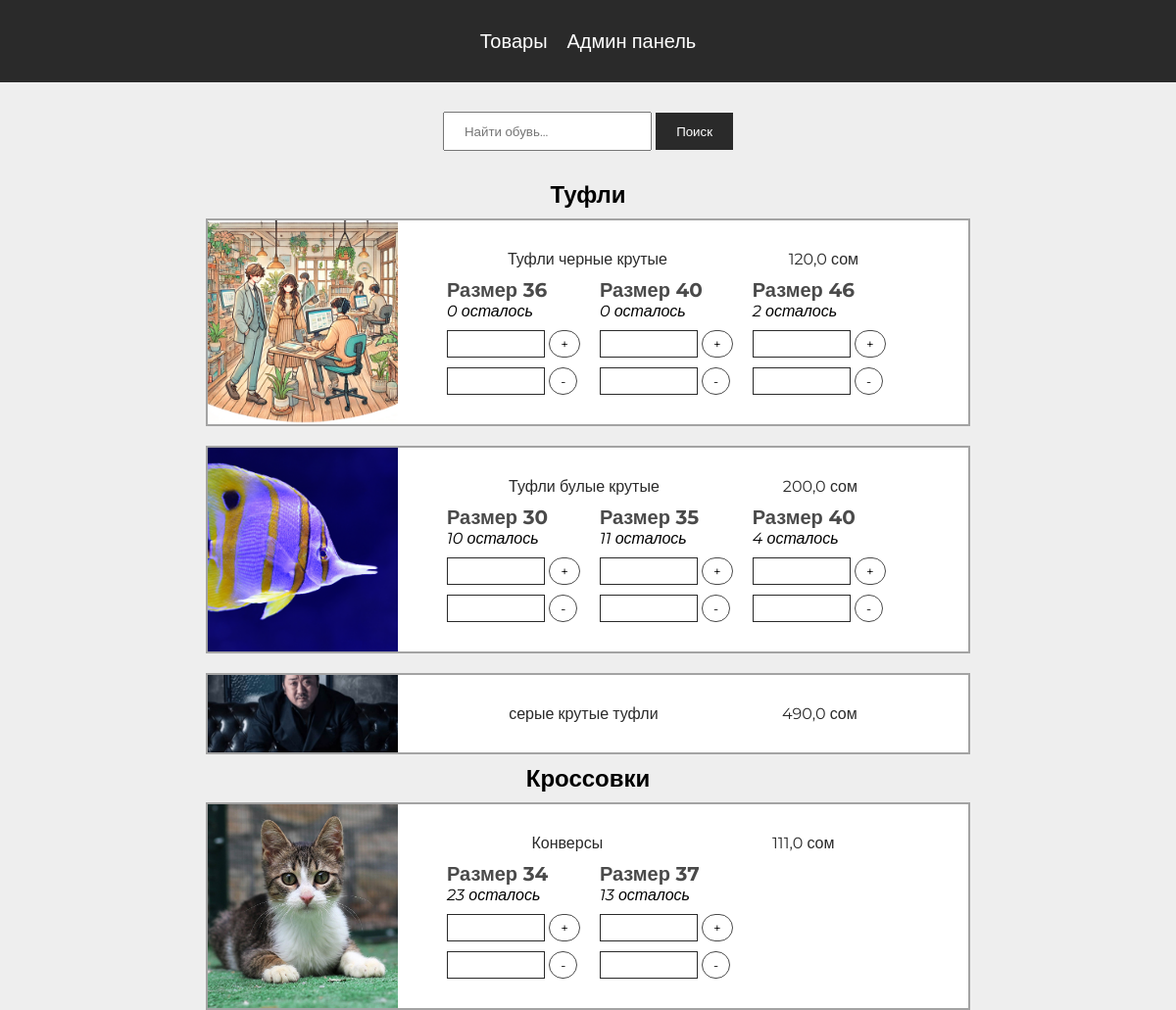
Before: / (upper part) with the older database file.
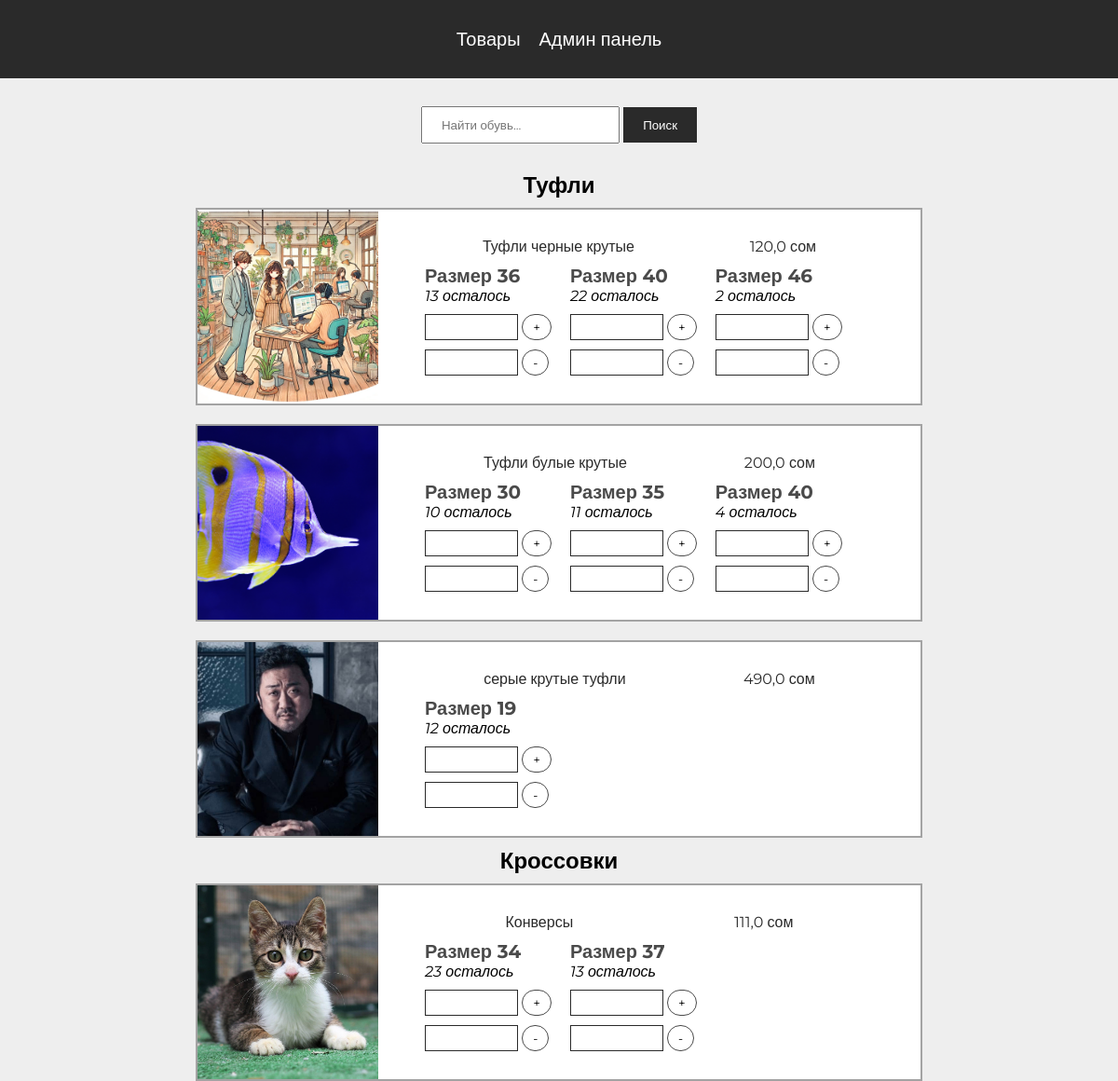
After: the same page with the newer database file.
### core/models.py (models this page shows, shortened)
class Category(models.Model):
    name = models.CharField(max_length=255)

class Item(models.Model):
    name = models.CharField(max_length=255)
    price = models.FloatField()
    image = models.ImageField(upload_to='media/')
    category = models.ForeignKey(Category, on_delete=models.CASCADE)

class Size(models.Model):
    name = models.PositiveSmallIntegerField()
    left = models.IntegerField()
    item = models.ForeignKey(Item, on_delete=models.CASCADE)

### core/views.py (the view)
# urls.py: path('', views.index, name='index'),
def index(request):
    query = request.GET.get('q', '').strip()
    categories = Category.objects.all()
    if query:
        items = Item.objects.select_related('category').annotate(lower_name=Lower('name')).filter(
            Q(lower_name__icontains=query.lower()) |
            Q(lower_name__icontains=query.capitalize()) |
            Q(lower_name__icontains=query.upper()) |
            Q(category__name__icontains=query.lower())|
            Q(category__name__icontains=query.upper())|
            Q(category__name__icontains=query.capitalize())
        )
    else:
        items = Item.objects.all()
    context = {
        'categories': categories,
        'items': items,
        'query': query
    }
    return render(request, 'index.html', context)

### templates/index.html (shortened to what this page needs)
{% extends 'base.html' %} {% load static %} {% block content %}
<div class="container">
  <form class="search" method="GET" action="{% url 'index' %}">
    <input
      type="text"
      name="q"
      value="{{ query }}"
      placeholder="Найти обувь..."
    />
    <button type="submit">Поиск</button>
  </form>
  {% for category in categories %}
  <h2>{{ category.name }}</h2>
  <div class="category-items">
    {% for item in items %} {% if item.category == category %}
    <div class="item">
      <div class="img" style='background-image: url("{{ item.image.url }}")'></div>
      <div class="item-container">
        <div class="item-info">
            <p>{{ item.name }}</p>
            <p>{{ item.price }} сом</p>
          </div>
          <ul class="sizes-list">
            {% for size in item.size_set.all %}
            <li>
              <p>Размер {{ size.name }}</p><p>{{ size.left }} осталось</p>
              <form action="{% url 'add_size' size.id %}" method="POST">
                <input type="number" name="count" min="1" required />
                <button class="add" type="submit">+</button>
              </form>
              <form action="{% url 'remove_size' size.id %}" method="POST">
                <input type="number" name="count" min="1" required />
                <button class="remove" type="submit">-</button>
              </form>
            </li>
            {% endfor %}
          </ul>
      </div>
    </div>
    {% endif %} {% endfor %}
  </div>
  {% endfor %}
</div>
{% endblock %}

### templates/base.html (shortened to what this page needs)
<!DOCTYPE html>
{% load static %}
<html lang="en">
<head>
    <link rel="stylesheet" href="{% static 'css/style.css' %}">
</head>
<body>
    <nav>
        <a href="{% url 'index' %}">Товары</a>
        <a href="/admin">Админ панель</a>
    </nav>
    {% block content %}
    {% endblock %}
</body>
</html>

### static/css/style.css (style rules this page uses)
* { margin:0; padding: 0; box-sizing: border-box; font-family: "Montserrat", sans-serif; }
body { background: #eeeeee; }
nav { background-color: #2A2A2A; display: flex; justify-content: center; gap: 20px; }
nav a { color: #fff; text-decoration: none; font-size: 20px; padding: 30px 0; }
.container { display: flex; flex-direction: column; align-items: center; }
.category-items { display: flex; flex-wrap: wrap; max-width: 800px; }
.search { margin: 30px 0; }
.search input { padding: 10px 20px; }
.search button { background-color: #2A2A2A; padding: 10px 20px; color: #fff; border: 1px solid #2A2A2A; }
.item { display: flex; flex: 1 1 800px; margin: 10px; background-color: #ffffff; border: solid 2px #a3a3a3; }
.item .img { flex: 0 0 25%; background-position: center; background-size: cover; }
.item-container { display: flex; flex-direction: column; flex: 1 1 100%; padding: 20px 50px; }
.item-info { display: flex; justify-content: space-around; padding: 10px 0; color: #2A2A2A; }
.sizes-list { display: flex; justify-content: start; gap: 20px; flex-wrap: wrap; list-style: none; }
.sizes-list li form { margin: 10px 0; }
.sizes-list li p:first-of-type { font-weight: bold; color: #4a4a4a; font-size: 20px; }
.sizes-list li p:last-of-type { font-style: italic; }
.sizes-list li input { width: 100px; background: #fff; border: 1px solid #2A2A2A; padding: 5px 10px; }
.sizes-list li button { background-color: #fff; border: .5px solid #4a4a4a; padding: 5px 11px; cursor: pointer; border-radius: 20px; }

Changed rows visible on the page:
changed Size (number 1 of 9 on the later page): left "0" → "13"
changed Size (number 2 of 9 on the later page): left "0" → "22"
added Size: name "19", left "12", shown under Item "серые крутые туфли"
